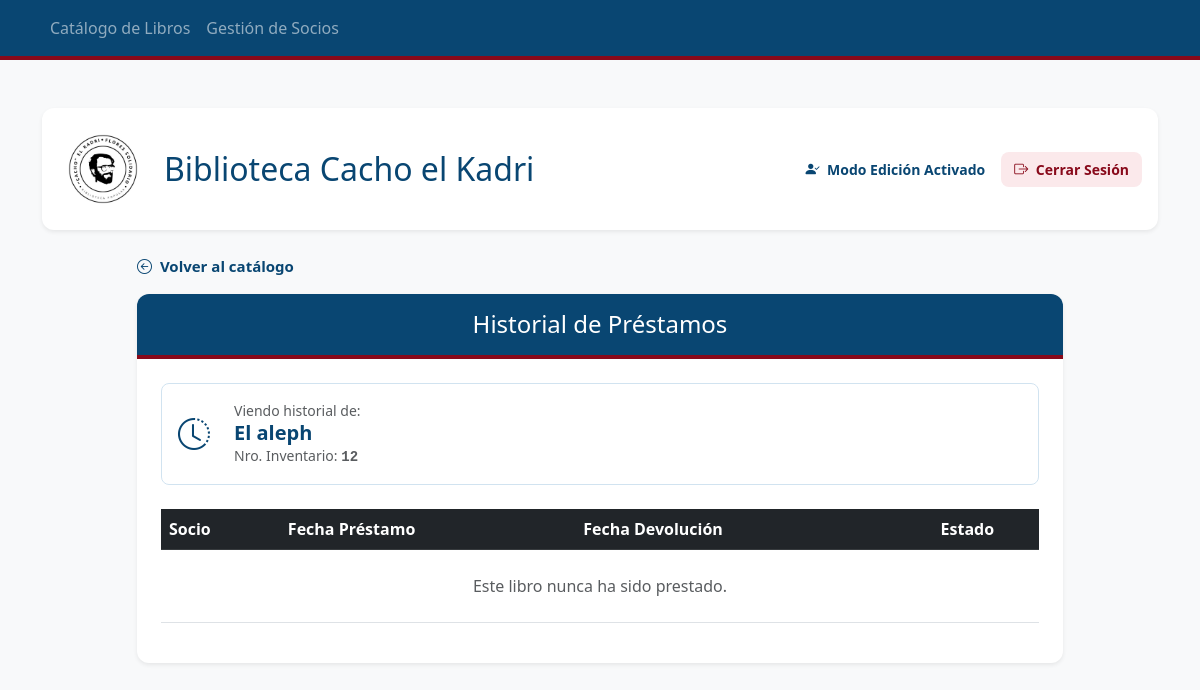
Page /historial_libro/12 (signed in) on the earlier database version.
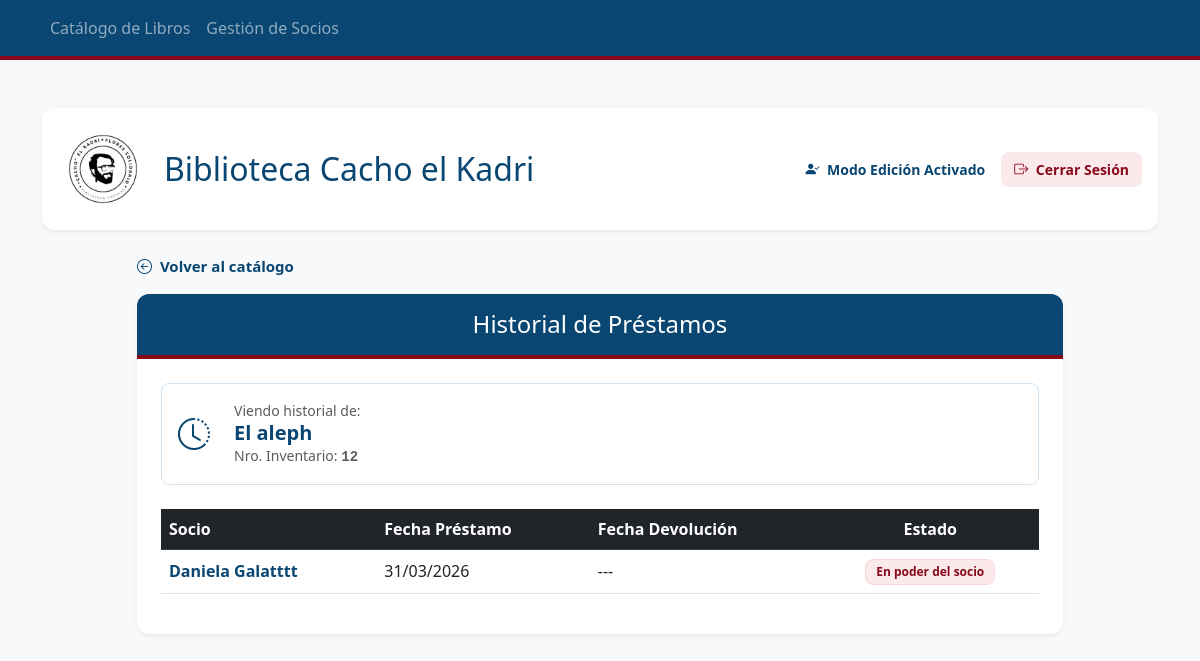
Same page on the later database version.
### tables this page shows
CREATE TABLE Prestamos (
            id_prestamo INTEGER PRIMARY KEY AUTOINCREMENT,
            id_socio INTEGER,
            nro_inventario INTEGER,
            fecha_prestamo DATE,
            fecha_devolucion DATE,
            FOREIGN KEY (id_socio) REFERENCES Socios (id_socio),
            FOREIGN KEY (nro_inventario) REFERENCES Ejemplares (nro_inventario)
        );

CREATE TABLE Socios (
            id_socio INTEGER PRIMARY KEY AUTOINCREMENT,
            nombre_completo TEXT NOT NULL,
            telefono TEXT NOT NULL
        );

### app.py (the view)
@app.route('/historial_libro/<int:nro_inv>')
def historial_libro(nro_inv):
    conexion = sqlite3.connect("biblioteca.db")
    cursor = conexion.cursor()
    cursor.execute('''
        SELECT o.titulo FROM Obras o
        JOIN Ejemplares e ON o.mfn = e.mfn_vinculado
        WHERE e.nro_inventario = ?
    ''', (nro_inv,))
    titulo = cursor.fetchone()[0]
    cursor.execute('''
        SELECT s.nombre_completo, p.fecha_prestamo, p.fecha_devolucion
        FROM Prestamos p
        JOIN Socios s ON p.id_socio = s.id_socio
        WHERE p.nro_inventario = ?
        ORDER BY p.fecha_prestamo DESC
    ''', (nro_inv,))
    historial = cursor.fetchall()
    conexion.close()
    return render_template('historial_libro.html', titulo=titulo, historial=historial, nro_inv=nro_inv)

### templates/historial_libro.html
{% extends 'layout.html' %}
{% block content %}
<div class="row justify-content-center mb-5">
    <div class="col-lg-10">
        <div class="mb-3">
            <a href="/" style="color: #094672; text-decoration: none; font-weight: bold; font-size: 15px; transition: all 0.2s;">
                <i class="bi bi-arrow-left-circle me-1"></i> Volver al catálogo
            </a>
        </div>
        <div class="card shadow-sm border-0" style="border-radius: 12px; overflow: hidden;">
            <div class="card-header text-white text-center py-3" style="background-color: #094672; border-bottom: 4px solid #88091a;">
                <h4 class="mb-0 font-weight-bold">Historial de Préstamos</h4>
            </div>
            <div class="card-body p-4">
                <div class="mb-4 p-3 bg-white border rounded-3" style="border-color: #d1e3f0 !important;">
                    <div class="row align-items-center">
                        <div class="col-auto">
                            <i class="bi bi-clock-history" style="font-size: 2rem; color: #094672;"></i>
                        </div>
                        <div class="col">
                            <p class="mb-0 small text-muted">Viendo historial de:</p>
                            <h5 class="mb-0" style="color: #094672; font-weight: bold;">{{ titulo }}</h5>
                            <p class="mb-0 text-muted small">Nro. Inventario: <span style="font-family: monospace; font-weight: bold;">{{ nro_inv }}</span></p>
                        </div>
                    </div>
                </div>
                <div class="table-responsive">
                    <table class="table table-hover align-middle">
                        <thead class="table-dark" style="background-color: #094672 !important;">
                            <tr>
                                <th>Socio</th>
                                <th>Fecha Préstamo</th>
                                <th>Fecha Devolución</th>
                                <th class="text-center">Estado</th>
                            </tr>
                        </thead>
                        <tbody>
                            {% for reg in historial %}
                            <tr>
                                <td class="fw-bold" style="color: #094672;">{{ reg[0] }}</td>
                                <td>{{ reg[1] }}</td>
                                <td>{{ reg[2] if reg[2] else '---' }}</td>
                                <td class="text-center">
                                    {% if reg[2] %}
                                        <span class="badge" style="background-color: #d1e3f0; color: #094672; border-radius: 8px; padding: 6px 10px; font-weight: bold; border: 1px solid #b9d8ed;">Devuelto</span>
                                    {% else %}
                                        <span class="badge" style="background-color: #fbe9eb; color: #88091a; border-radius: 8px; padding: 6px 10px; font-weight: bold; border: 1px solid #f8d7da;">En poder del socio</span>
                                    {% endif %}
                                </td>
                            </tr>
                            {% else %}
                            <tr>
                                <td colspan="4" class="text-center text-muted py-4">Este libro nunca ha sido prestado.</td>
                            </tr>
                            {% endfor %}
                        </tbody>
                    </table>
                </div>
            </div>
        </div>
    </div>
</div>
{% endblock %}

Differences in the rows shown:
added Prestamos: nombre_completo "Daniela Galatttt", fecha_prestamo "31/03/2026", reg "---"
Other differences:
text no longer shown: "Este libro nunca ha sido prestado."
